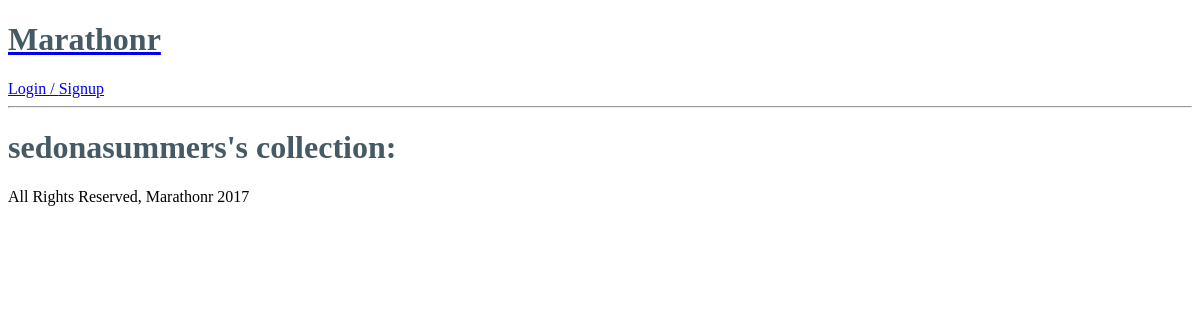
The page /user/sedonasummers/ on the database as committed earlier.
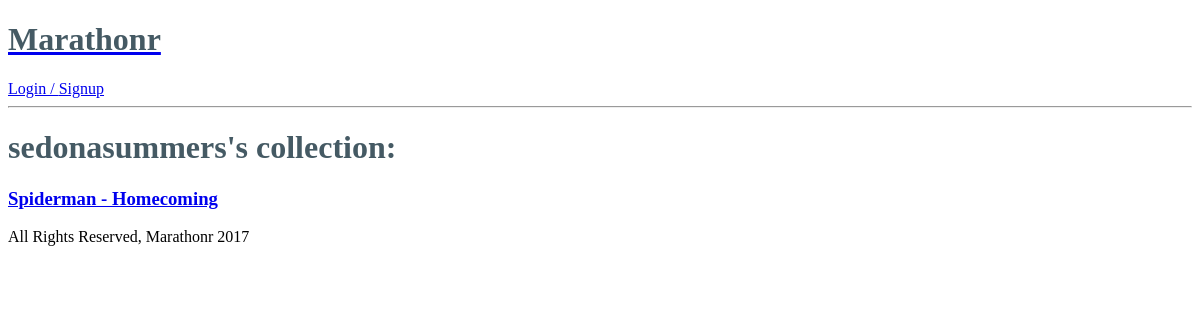
The same page on the database as committed later.
### main_app/models.py (models this page shows)
class Movie(models.Model):
    title = models.CharField(max_length=50)
    theatre = models.CharField(max_length=50)
    showtimes = models.CharField(max_length=50)
    ticketURI = models.CharField(max_length=100)
    ratings_code = models.CharField(max_length=10)
    user = models.ForeignKey(User)

### main_app/views.py (the view)
# urls.py: url(r'^user/(\w+)/$', views.profile, name='profile'),
def profile(request, username):
    user = User.objects.get(username=username)
    movies = Movie.objects.filter(user=user)
    return render(request, 'profile.html', {'username': username, 'movies': movies})

### main_app/templates/profile.html
{% extends 'base.html' %}
{% load staticfiles %}
{% block content %}
<h1>{{ username }}'s collection:</h1>
{% for movie in movies %}
<a href="/{{movie.id}}">
  <h3>{{ movie.title }}</h3>
</a>
{% endfor %}
{% endblock %}

### main_app/templates/base.html (shortened to what this page needs)
{% load staticfiles %}
<!DOCTYPE html>
<html>
  <head>
  <link rel="stylesheet" type="text/css" href="{% static 'style.css' %}" / />
  </head>
  <body>
    <a href="/"><h1>Marathonr</h1></a>
    {% if user.is_authenticated %}
       <a  href="{% url 'profile' user.username %}">Hello, {{ user.username }}!</a> |
       <a  href="{% url 'logout' %}">Logout</a>
       {% else %}
           <a  href="{% url 'login' %}">Login / </a>
           <a  href="{% url 'signup' %}">Signup</a>
     {% endif %}
    <hr />
    {% block content %}
	  {% endblock %}
    <footer>
      All Rights Reserved, Marathonr 2017
    </footer>
  </body>
</html>

### main_app/static/style.css (style rules this page uses)
h1 { color: #455a64; }

Rows that differ between the two databases and show on the page:
added Movie: title "Spiderman - Homecoming"
